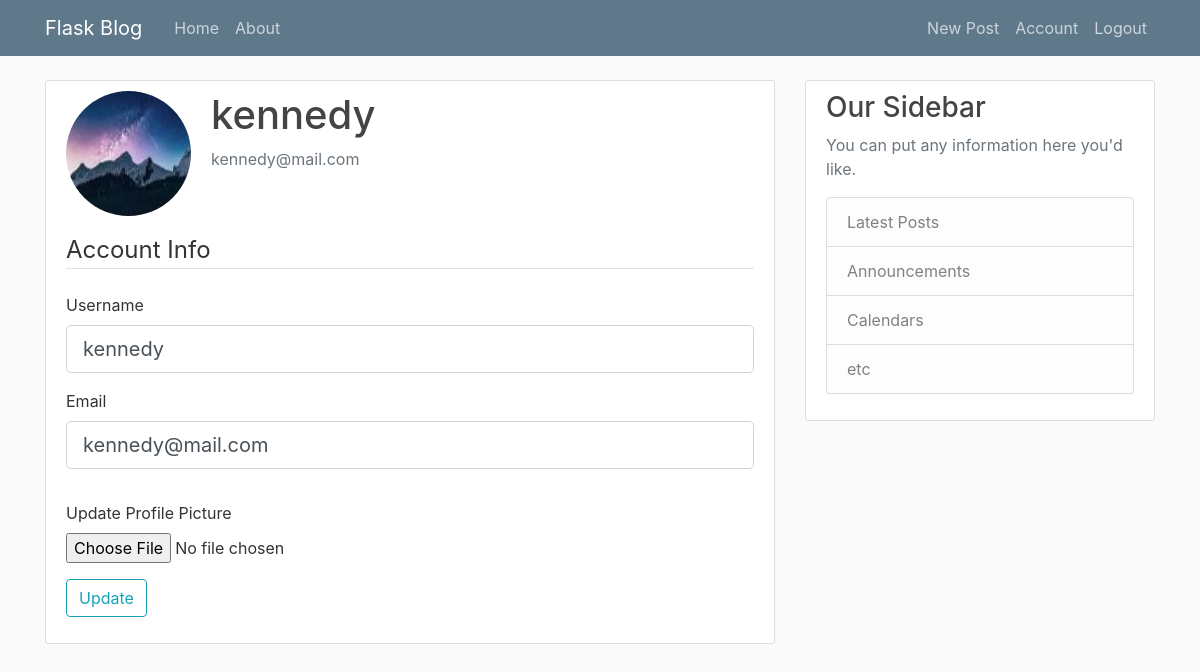
Before: /account (signed in) with the older database file.
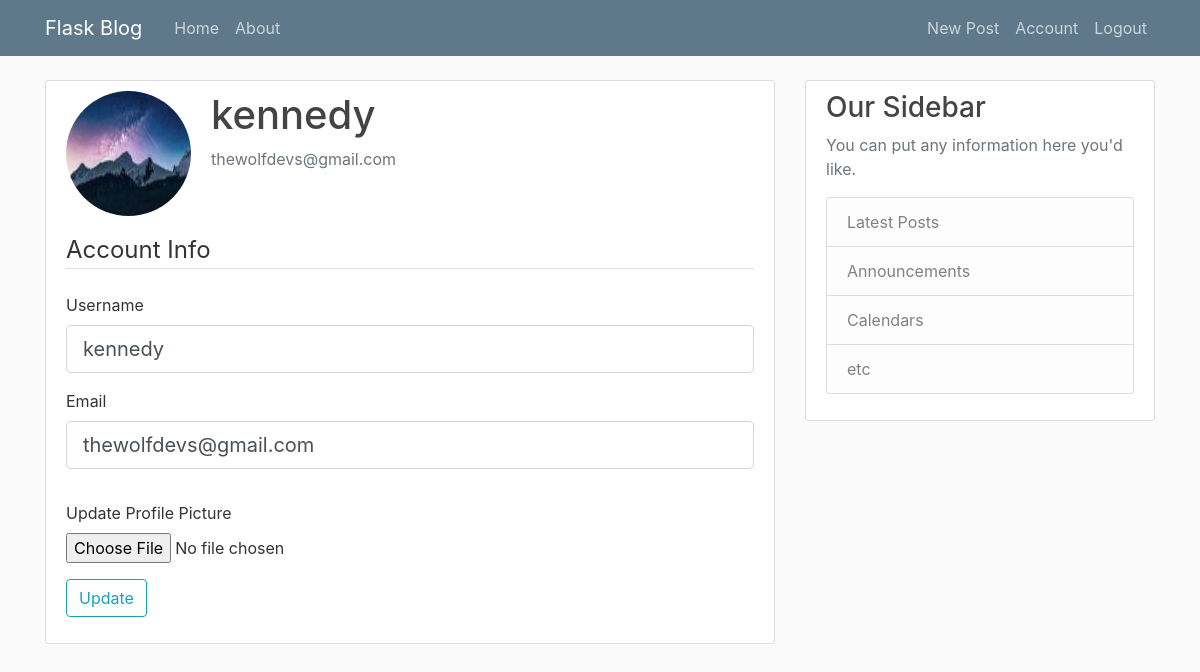
After: the same page with the newer database file.
### models.py (models this page shows, shortened)
class User(db.Model, UserMixin):
    id = db.Column(db.Integer, primary_key=True)
    username = db.Column(db.String(20), unique=True, nullable=False)
    email = db.Column(db.String(120), unique=True, nullable=False)
    image_file = db.Column(db.String(20), nullable=False, default='default.jpg')
    password = db.Column(db.String(60), nullable=False)
    posts = db.relationship('Post', backref='author', lazy=True)

### app.py (the view)
@app.route("/account", methods=['GET', 'POST'])
@login_required
def account():
    form = UpdateAccountForm()
    if form.validate_on_submit():
        if form.picture.data:
            picture_file = save_picture(form.picture.data)
            current_user.image_file = picture_file
        current_user.username = form.username.data
        current_user.email = form.email.data
        db.session.commit()
        flash('Account updated successfully', 'success')
        return redirect(url_for('account'))
    elif request.method == 'GET':
        form.username.data = current_user.username
        form.email.data = current_user.email
    image_file = url_for('static', filename='profile_pics/' + current_user.image_file)
    return render_template('account.html', title='Account', image_file=image_file, form=form)

### forms.py (shortened to what this page needs)
class UpdateAccountForm(FlaskForm):
    username = StringField('Username', validators=[DataRequired(), Length(min=2, max=20)])
    email = StringField('Email', validators=[DataRequired(), Email()])
    picture = FileField('Update Profile Picture', validators=[FileAllowed(['jpg', 'jpeg', 'png'])])
    submit = SubmitField('Update')

### models.py (called while the page is built)
@login_manager.user_loader
def load_user(user_id):
    return User.query.get(int(user_id))

### templates/account.html (shortened to what this page needs)
{% extends "layout.html" %}
{% block content %}
    <div class="content-section">
        <div class="media">
            <img class="rounded-circle account-img" src="{{ image_file }}">
            <div class="media-body">
                <h2 class="account-heading">{{ current_user.username }}</h2>
                <p class="text-secondary">{{ current_user.email }}</p>
            </div>
        </div>
        <div>
            <form method="POST" action="" enctype="multipart/form-data">
                <fieldset class="form-group">
                    <legend class="border-bottom mb-4">Account Info</legend>
                    <div class="form-group">
                        {{ form.username.label(class="form-control-label") }}
                        {% if form.username.errors %}
                            {{ form.username(class="form-control form-control-lg is-invalid") }}
                            <div class="invalid-feedback">
                                {% for error in form.username.errors %}
                                    <span>{{ error }}</span>
                                {% endfor %}
                            </div>
                        {% else %}
                            {{ form.username(class="form-control form-control-lg") }}
                        {% endif %}
                    </div>
                    <div class="form-group">
                        {{ form.email.label(class="form-control-label") }}
                        {% if form.email.errors %}
                            {{ form.email(class="form-control form-control-lg is-invalid") }}
                            <div class="invalid-feedback">
                                {% for error in form.email.errors %}
                                    <span>{{ error }}</span>
                                {% endfor %}
                            </div>
                        {% else %}
                            {{ form.email(class="form-control form-control-lg") }}
                        {% endif %}
                    </div>
                </fieldset>
                <div class="form-group">
                    {{ form.picture.label() }}
                    {{ form.picture(class ="form-control-file") }}
                </div>
                <div class="form-group">
                    {{ form.submit(class="btn btn-outline-info") }}
                </div>
            </form>
        </div>
    </div>
{% endblock content %}

Changed rows visible on the page:
changed User "kennedy": email "kennedy@mail.com" → "thewolfdevs@gmail.com"
